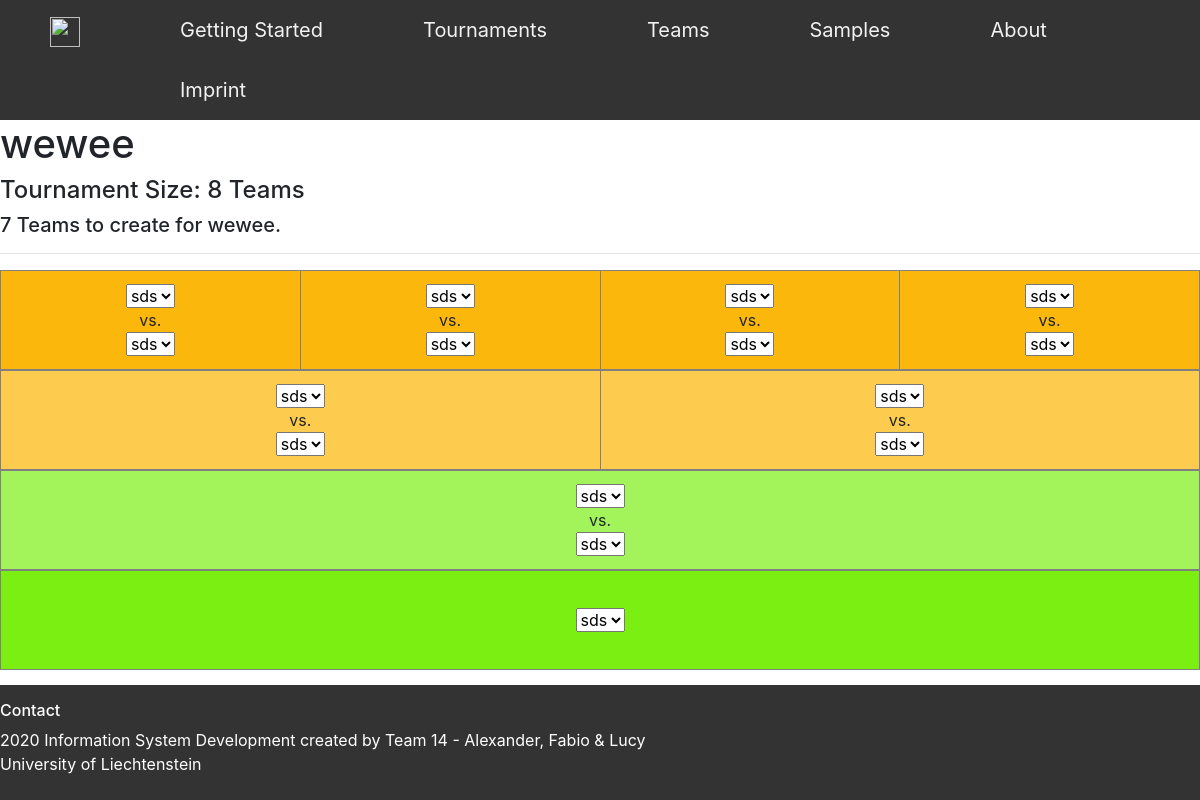
/Tournament/19/Tree/, run on an earlier commit of the app's database.
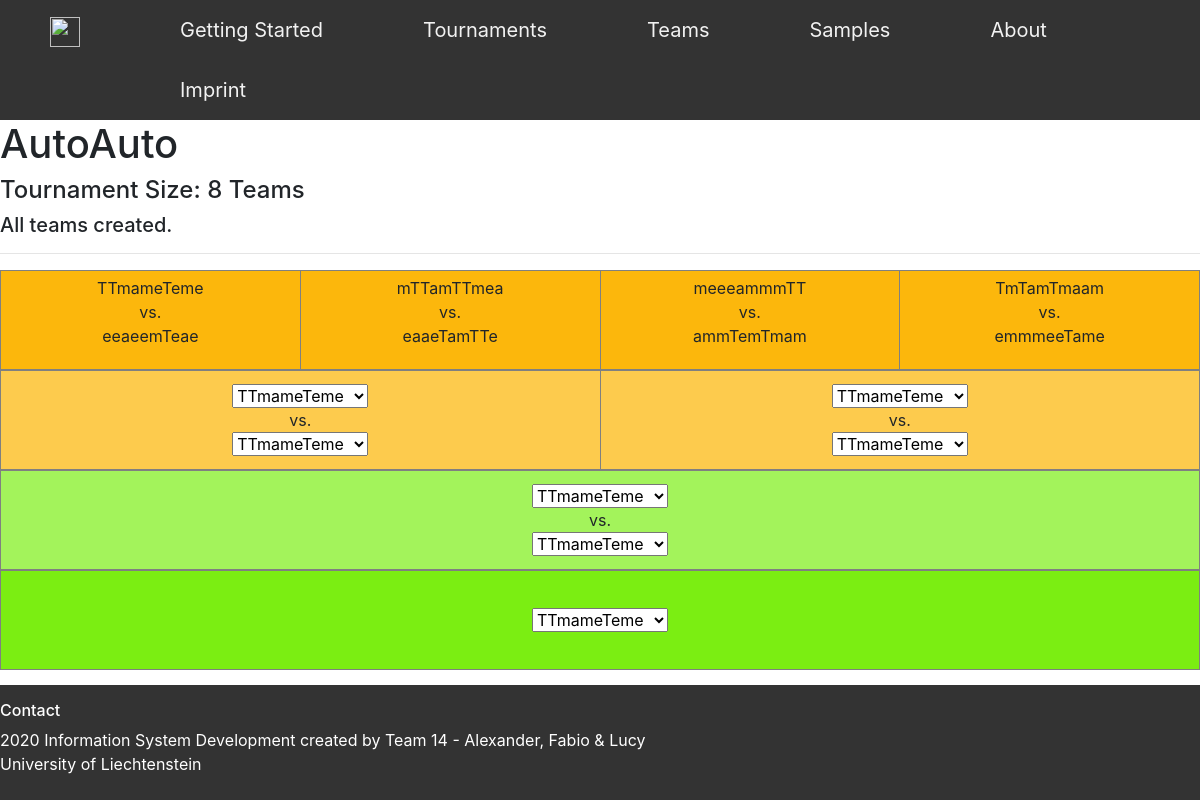
And on a later commit of the database.
### Tournament/models.py (models this page shows, shortened)
class Tournament(models.Model):
    TOURNAMENT_CHOICES = (
        ('8 Teams', '8 Teams'),
        ('16 Teams', '16 Teams'),
        ('32 Teams', '32 Teams'),
    )
    TournamentName = models.CharField(max_length=120)
    TournamentSize = models.CharField(max_length=120, choices=TOURNAMENT_CHOICES, default='Tournamentsize')
    def get_TournamentSize(self):
        if self.TournamentSize == "8 Teams":
            tournamentsize = 8
        elif self.TournamentSize == "16 Teams":
            tournamentsize = 16
        elif self.TournamentSize == "32 Teams":
            tournamentsize = 32
        return tournamentsize

### Team/models.py (models this page shows, shortened)
class Team(models.Model):
    TeamName = models.CharField(max_length=120)
    NrOfPlayer = models.DecimalField(default=6, decimal_places=0, max_digits=2, validators=[MinValueValidator(5), MaxValueValidator(30)])
    Manager = models.CharField(max_length=120, default="")
    Captain = models.CharField(max_length=120, default="")
    Tournament = models.ForeignKey(Tournament, blank=True, null=True, on_delete=models.CASCADE)

### Tournament/views.py (the view)
# urls.py: path('<int:pk>/Tree/', (views.TournamentTreeView.as_view()), name='Tree'),
class TournamentTreeView(View):
   def get(self, request, *args, **kwargs):
       tournament = Tournament.objects.get(pk=kwargs["pk"])
       tournamentsize = Tournament.get_TournamentSize(tournament)
       team = Team.objects.filter(Tournament=tournament)
       firstteams = team[:(tournamentsize/2)]
       secondteams = team[(tournamentsize/2):]
       remainingTeams = tournamentsize - team.count()
       if remainingTeams == 0:
           tournament_complete = True
       else:
           tournament_complete = False
       return render(request, "Tournament/TournamentTree.html", context={
           "pk": kwargs["pk"],
           "tournament": tournament,
           "tournamentsize": tournamentsize,
           "team": team,
           "firstteams": firstteams,
           "secondteams": secondteams,
           "remainingTeams": remainingTeams,
           "tournament_complete": tournament_complete,
       })

### templates/Tournament/TournamentTree.html (shortened to what this page needs)
{% extends 'Base/base_3_content.html' %}
{% load static %}
{% block mainContent %}
    <h1>{{tournament.TournamentName}}</h1>
    <h4>Tournament Size: {{tournament.TournamentSize}}</h4>
    <h5>{% if tournament_complete %}
        All teams created.
    {% else %}
        {{remainingTeams}} Teams to create for {{tournament.TournamentName}}.
    {% endif %}</h5>
{% endblock %}
{% block mainContent2 %}
<table border="1px" width="100%" height="100px" bgcolor="#FCB70C">
    <tbody>
        <tr>
            {% if tournamentsize == 8 and tournament_complete %}
                {% for obj1 in firstteams %}
                {% for obj2 in secondteams %}
                  {% if forloop.counter == forloop.parentloop.counter %}
                    <td width="25%" align="center">
                    <label>{{ obj1.TeamName }}</a><br>
                    vs. <br>
                    <label>{{ obj2.TeamName }}</a><br>
                    </td>
                  {% endif %}
                {% endfor %}
                {% endfor %}
            {% else %}
                {% for i in "x"|ljust:"4" %}
                <td width="25%" align="center">
                    <select>
                    {% for obj in team %}
                        <option>{{obj.TeamName}}</option>
                        {% endfor %}
                        </select><br>
                        vs.<br>
                        <select>
                        {% for obj in team %}
                        <option>{{obj.TeamName}}</option>
                    {% endfor %}
                    </select>
                </td>
                {% endfor %}
            {% endif %}
        </tr>
    </tbody>
</table>
<table border="1px" width="100%" height="100px" bgcolor="#FDCB4D">
    <tbody>
        <tr>
        {% for i in "x"|ljust:"2" %}
        <td width="50%" align="center">
            <select>
                {% for obj in team %}
                    <option>{{obj.TeamName}}</option>
                {% endfor %}
            </select><br>
            vs.<br>
            <select>
                {% for obj in team %}
                    <option>{{obj.TeamName}}</option>
                {% endfor %}
            </select>
        </td>
    {% endfor %}
    </tr>
    </tbody>
</table>
<table border="1px" width="100%" height="100px" bgcolor="#A3F35B">
    <tbody>
        <tr>
            <td width="50%" align="center">
            <select>
            {% for obj in team %}
                <option>{{obj.TeamName}}</option>
                {% endfor %}
                </select><br>
                vs.<br>
                <select>
                {% for obj in team %}
                <option>{{obj.TeamName}}</option>
            {% endfor %}
            </select>
        </td>
    </tr>
    </tbody>
</table>
<table border="1px" width="100%" height="100px" bgcolor="#7BEE12">
    <tbody>
        <tr>
        <td width="50%" align="center">
            <select>
                {% for obj in team %}
                    <option>{{obj.TeamName}}</option>
                {% endfor %}
            </select><br>
        </td>
    </tr>
    </tbody>
</table>
{% endblock %}
{% block mainContent3 %}
    <a href="{% url 'Tournament:Details' pk %}" class="StandardBtn">Back to {{tournament.TournamentName}}</a>
{% endblock %}

What changed in the data, as far as the page shows it:
changed Tournament "8 Teams": TournamentName "wewee" → "AutoAuto"; TournamentName "wewee" → (not shown)
added Team: TeamName "TTmameTeme"
added Team: TeamName "eeaeemTeae"
added Team: TeamName "mTTamTTmea"
added Team: TeamName "eaaeTamTTe"
added Team: TeamName "meeeammmTT"
added Team: TeamName "ammTemTmam"
added Team: TeamName "TmTamTmaam"
added Team: TeamName "emmmeeTame"
Also different on the page:
form field value: "sds" → "TTmameTeme"
{{ remainingTeams }}: "7" → (not shown)
text no longer shown: "Teams to create for ."
text now shown: "All teams created."
list line gone: "sds vs. sds"
